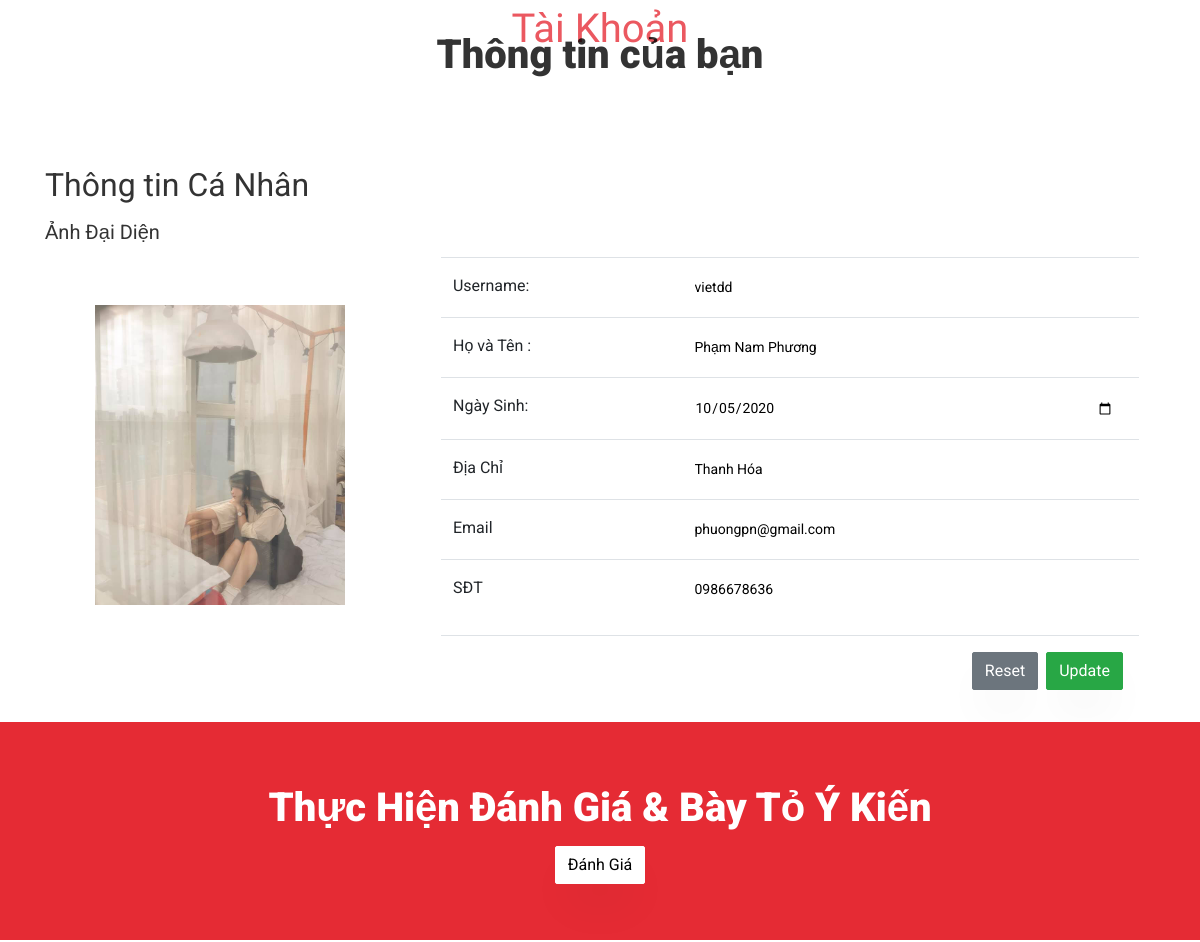
The app's page /accountdetail (signed in, middle part), older data.
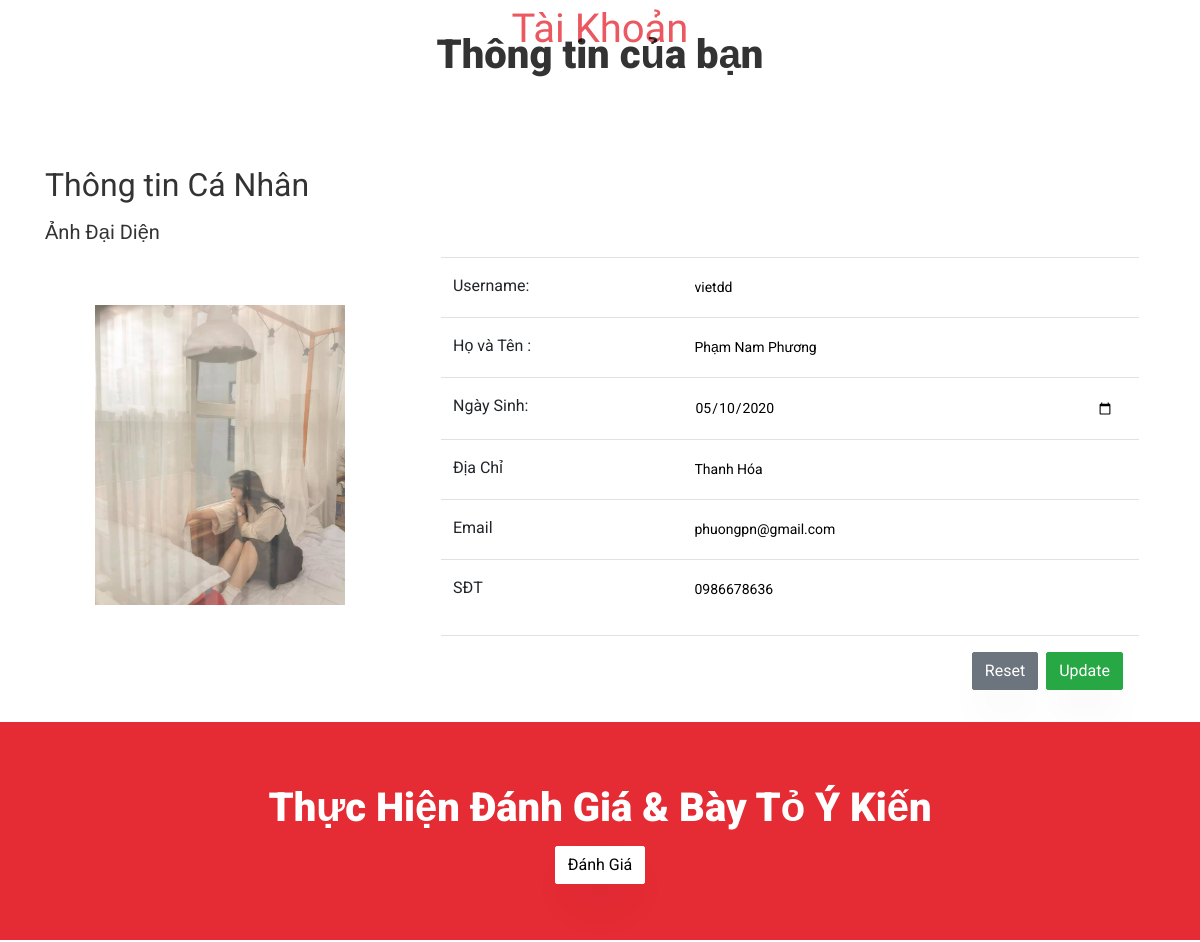
The same page, newer data.
### home/models.py (models this page shows, shortened)
class User(models.Model):
    usernameUser =models.CharField(max_length=100, unique=True)
    passwordUser = models.CharField(max_length=100)
    fullnameUser = models.CharField(max_length=100)
    dobUser = models.DateField()
    emailUser = models.CharField(max_length=100)
    addressUSer = models.CharField(max_length=100)
    phoneUser = models.CharField(max_length=12)
    avatarUser = models.ImageField(upload_to='images/users/')
    statusUser = models.BooleanField(default=True)

### home/views.py (the view)
# urls.py: path('accountdetail', views.accountdetail),
def accountdetail(request):
    if (request.session.get('idUser') != None and request.session.get('idUser') != ''):
        idUser = request.session.get('idUser')
        UserAccount = User.objects.get(id=idUser)
        form = UserDetailForm()
        form2 = ReviewCustomerForm()
        if request.method == "POST":
            form = UserDetailForm(request.POST)
            if form.is_valid():
                form.save()
                return HttpResponseRedirect(request.path)
        else:
            return render(request, "pages/accountdetail.html", {
                'user': User.objects.get(id=idUser),
                'form' : form,
                'booking' : Booking.objects.filter(emailBooking = UserAccount.emailUser),
                'form2' : form2})

### home/forms.py (shortened to what this page needs)
class UserDetailForm(forms.Form):
    usernameUser = forms.CharField(label='Username', max_length=100, widget=forms.TextInput(attrs={'value': 'Username'}))
    fullnameUser = forms.CharField(label='Fullname', max_length=30)
    dobUser = forms.DateField(label='DOB', widget=DateTimePicker(),)
    addressUSer = forms.CharField(label='Address')
    emailUser = forms.CharField(label='Email')
    phoneUser = forms.CharField(label='Phone', max_length=12)

class ReviewCustomerForm(forms.Form):
    id_author = forms.IntegerField()
    reviewContent = forms.CharField(label='reviewContent', max_length=50, widget=forms.TextInput(attrs={'style': 'color:white!black'}))

### home/templates/pages/accountdetail.html (shortened to what this page needs)
{% extends "pages/base.html" %}
{% load static %}
{% block content%}
<div class="container" style="margin-top: 30px">
    <div class="row justify-content-center mb-5 pb-2 ">
        <div class="col-md-7 text-center heading-section ftco-animate ">
            <span class="subheading ">Tài Khoản</span>
            <h2 class="mb-4 ">Thông tin của bạn</h2>
        </div>
    </div>
    <div class="row">
        <div class="col-sm-4">
            <h2>Thông tin Cá Nhân</h2>
            <h5>Ảnh Đại Diện</h5>
            <div class="fakeimg text-center">
                <img src="{{user.avatarUser.url}}" style="width: 250px;
                height: 300px;
                max-width: 100%;
                max-height: 100%;
                margin-top: 50px;">
            </div>
        </div>
        <div class="col-sm-8" style="margin-top: 80px;">
            <div class="modal-body">
                <form method="POST">
                    <table class="table">
                        <tr>
                            <td class="cantrai">Username: </td>
                            <td>
                                <input id="usernameUser" readonly="true" type="text" name="usernameUser" style="color: black !important;" value="{{ user.usernameUser }}">
                            </td>
                        </tr>
                        <tr>
                            <td class="cantrai">Họ và Tên :</td>
                            <td>
                                <input id="Username" type="text" name="fullnameUser" style="color: black !important;" value="{{ user.fullnameUser }}">
                            </td>
                        </tr>
                        <tr>
                            <td class="cantrai">Ngày Sinh:</td>
                            <td>
                                <input id="dobUser" type="date" name="dobUser" style="color: black !important;" value="{{ user.dobUser|date:"Y-m-d" }}">
                            </td>
                        </tr>
                        <tr>
                            <td class="cantrai">Địa Chỉ</td>
                            <td>
                                <input id="addressUSer" type="text" name="addressUSer" style="color: black !important;" value="{{ user.addressUSer }}">
                            </td>
                        </tr>
                        <tr>
                            <td class="cantrai">Email</td>
                            <td>
                                <input id="emailUser" type="text" name="emailUser" style="color: black !important;" value="{{ user.emailUser }}">
                            </td>
                        </tr>
                        <tr>
                            <td class="cantrai">SĐT</td>
                            <td>
                                <input id="phoneUser" type="text" name="phoneUser" style="color: black !important;" value="{{ user.phoneUser }}">
                            </td>
                        </tr>
                    </table>
                    <div class="modal-footer">
                        <input type="reset" value="Reset"  class="btn btn-secondary">
                        <input type='submit' value="Update" class="btn btn-success">
                    </div>
                </form>
            </div>
        </div>
    </div>
</div>
<section class="ftco-section ftco-no-pt ftco-no-pb ftco-intro bg-primary ">
    <div class="container py-5 ">
        <div class="row py-2 ">
            <div class="col-md-12 text-center ">
                <h2>Thực Hiện Đánh Giá  &amp; Bày Tỏ Ý Kiến</h2>
                <button type="button" class="btn btn-white" data-toggle="modal" data-target="#myModal">
                    Đánh Giá
                  </button>
            </div>
        </div>
    </div>
</section>
{% endblock %}

Row changes from the older to the newer data that the page shows:
changed User "vietdd": dobUser "10/05/2020" → "05/10/2020"
